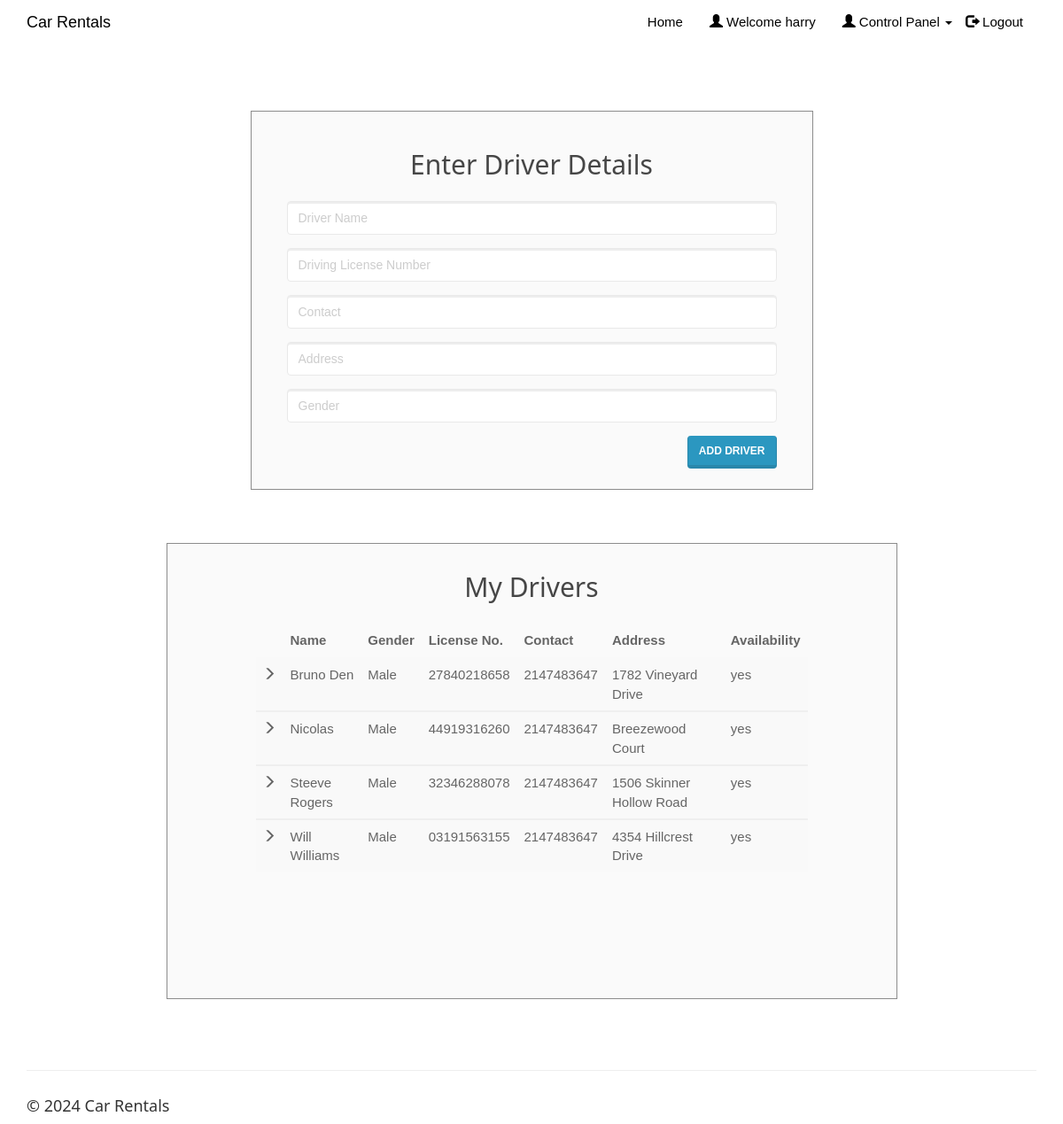
Page /enterdriver.php (signed in) on the committed database.
### tables this page shows
CREATE TABLE IF NOT EXISTS `driver` (
`driver_id` int(20) NOT NULL,
  `driver_name` varchar(50) NOT NULL,
  `dl_number` varchar(50) NOT NULL,
  `driver_phone` int(11) NOT NULL,
  `driver_address` varchar(50) NOT NULL,
  `driver_gender` varchar(10) NOT NULL,
  `client_username` varchar(50) NOT NULL,
  `driver_availability` varchar(10) NOT NULL
);

### enterdriver.php (the view, shortened to what this page needs)
<!DOCTYPE html>
<html>
<?php
include('session_client.php'); ?>
<head>
<link rel="stylesheet" href="assets/bootstrap/css/bootstrap.min.css">
<link rel="stylesheet" href="assets/fonts/font-awesome.min.css">
    <link rel="stylesheet" href="assets/w3css/w3.css">
<link rel="stylesheet" type="text/css" href="assets/css/customerlogin.css">
<link rel="stylesheet" type="text/css" media="screen" href="assets/css/clientpage.css" />
</head>
<body>
 <nav class="navbar navbar-custom navbar-fixed-top" role="navigation" style="color: black">
        <div class="container">
            <div class="navbar-header">
                <a class="navbar-brand page-scroll" href="index.php">
                   Car Rentals </a>
            </div>
            <?php
                if(isset($_SESSION['login_client'])){
            ?>
            <div class="collapse navbar-collapse navbar-right navbar-main-collapse">
                <ul class="nav navbar-nav">
                    <li>
                        <a href="index.php">Home</a>
                    </li>
                    <li>
                        <a href="#"><span class="glyphicon glyphicon-user"></span> Welcome <?php echo $_SESSION['login_client']; ?></a>
                    </li>
                    <li>
                    <ul class="nav navbar-nav navbar-right">
            <li><a href="#" class="dropdown-toggle active" data-toggle="dropdown" role="button" aria-haspopup="true" aria-expanded="false"><span class="glyphicon glyphicon-user"></span> Control Panel <span class="caret"></span> </a>
            </li>
          </ul>
                    </li>
                    <li>
                        <a href="logout.php"><span class="glyphicon glyphicon-log-out"></span> Logout</a>
                    </li>
                </ul>
            </div>
            <?php
                }
                ?>
        </div>
    </nav>
    <div class="container" style="margin-top: 65px;" >
    <div class="col-md-7" style="float: none; margin: 0 auto;">
      <div class="form-area">
        <form role="form" action="enterdriver1.php" method="POST">
        <br style="clear: both">
          <h3 style="margin-bottom: 25px; text-align: center; font-size: 30px;"> Enter Driver Details </h3>
          <div class="form-group">
            <input type="text" class="form-control" id="driver_name" name="driver_name" placeholder="Driver Name " required autofocus="">
          </div>
          <div class="form-group">
            <input type="text" class="form-control" id="dl_number" name="dl_number" placeholder="Driving License Number" required>
          </div>
          <div class="form-group">
            <input type="text" class="form-control" id="driver_phone" name="driver_phone" placeholder="Contact" required>
          </div>
          <div class="form-group">
            <input type="text" class="form-control" id="driver_address" name="driver_address" placeholder="Address" required>
          </div>
          <div class="form-group">
            <input type="text" class="form-control" id="driver_gender" name="driver_gender" placeholder="Gender" required>
          </div>
           <button type="submit" id="submit" name="submit" class="btn btn-primary pull-right"> Add Driver</button>
        </form>
      </div>
    </div>
    <div class="col-md-9" style="float: none; margin: 0 auto;">
    <div class="form-area" style="padding: 0px 100px 100px 100px;">
        <form action="" method="POST">
        <br style="clear: both">
          <h3 style="margin-bottom: 25px; text-align: center; font-size: 30px;"> My Drivers </h3>
<?php
$user_check=$_SESSION['login_client'];
$sql = "SELECT * FROM driver d WHERE d.client_username='$user_check' ORDER BY driver_name";
$result = mysqli_query($conn, $sql);
if (mysqli_num_rows($result) > 0) {
  ?>
  <table class="table table-striped">
    <thead class="thead-dark">
      <tr>
        <th>     </th>
        <th> Name</th>
        <th> Gender </th>
        <th> License No. </th>
        <th> Contact </th>
        <th> Address </th>
        <th> Availability </th>
      </tr>
    </thead>
    <?PHP
      while($row = mysqli_fetch_assoc($result)){
    ?>
  <tbody>
    <tr>
      <td> <span class="glyphicon glyphicon-menu-right"></span> </td>
      <td><?php echo $row["driver_name"]; ?></td>
      <td><?php echo $row["driver_gender"]; ?></td>
      <td><?php echo $row["dl_number"]; ?></td>
      <td><?php echo $row["driver_phone"]; ?></td>
      <td><?php echo $row["driver_address"]; ?></td>
      <td><?php echo $row["driver_availability"]; ?></td>
    </tr>
  </tbody>
  <?php } ?>
  </table>
    <br>
  <?php } else { ?>
  <h4><center>0 Drivers available</center> </h4>
  <?php } ?>
        </form>
</div>
        </div>
    </div>
</body>
<footer class="site-footer">
        <div class="container">
            <hr>
            <div class="row">
                <div class="col-sm-6">
                    <h5>© <?php echo date("Y"); ?> Car Rentals</h5>
                </div>
            </div>
        </div>
    </footer>
</html>

### assets/w3css/w3.css (style rules this page uses)
*,*:before,*:after { box-sizing:inherit }
html { -ms-text-size-adjust:100%;-webkit-text-size-adjust:100% }
body { margin:0 }
article,aside,details,figcaption,figure,footer,header,main,menu,nav,section,summary { display:block }
a { background-color:transparent;-webkit-text-decoration-skip:objects }
hr { box-sizing:content-box;height:0;overflow:visible }
button,input,select,textarea { font:inherit;margin:0 }
button,input { overflow:visible }
button,select { text-transform:none }
button,html [type=button],[type=reset],[type=submit] { -webkit-appearance:button }
html,body { font-family:Verdana,sans-serif;font-size:15px;line-height:1.5 }
html { overflow-x:hidden }
h3 { font-size:24px }
h5 { font-size:18px }
h1,h2,h3,h4,h5,h6 { font-family:"Segoe UI",Arial,sans-serif;font-weight:400;margin:10px 0 }
hr { border:0;border-top:1px solid #eee;margin:20px 0 }
a { color:inherit }

### assets/css/customerlogin.css (style rules this page uses)
body, html { height: 100%; }
body { padding-top: 50px; background-size: 100%; }
footer { display: block; }

### rows in the picture
driver: driver_name "Bruno Den", driver_gender "Male", dl_number "27840218658", driver_phone "2147483647", driver_address "1782 Vineyard Drive", driver_availability "yes"
driver: driver_name "Nicolas", driver_gender "Male", dl_number "44919316260", driver_phone "2147483647", driver_address "Breezewood Court", driver_availability "yes"
driver: driver_name "Steeve Rogers", driver_gender "Male", dl_number "32346288078", driver_phone "2147483647", driver_address "1506 Skinner Hollow Road", driver_availability "yes"
driver: driver_name "Will Williams", driver_gender "Male", dl_number "03191563155", driver_phone "2147483647", driver_address "4354 Hillcrest Drive", driver_availability "yes"

### other values in the picture
$_SESSION['login_client'] "harry"
